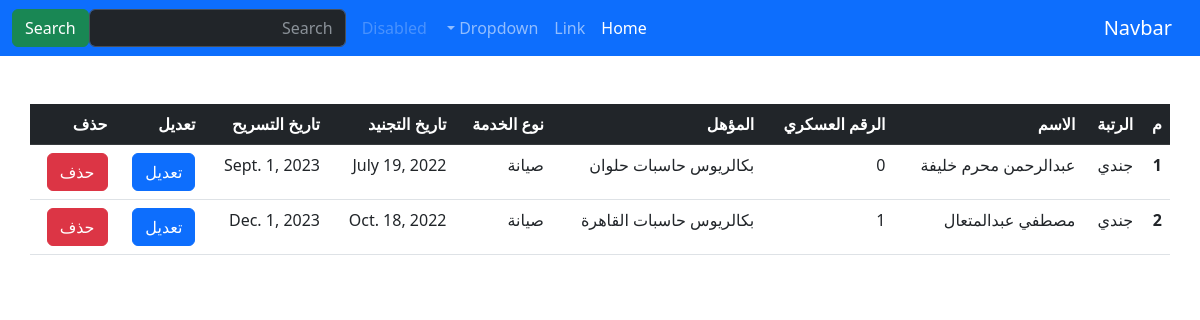
Page /accounts/ (signed in) on the earlier database version.
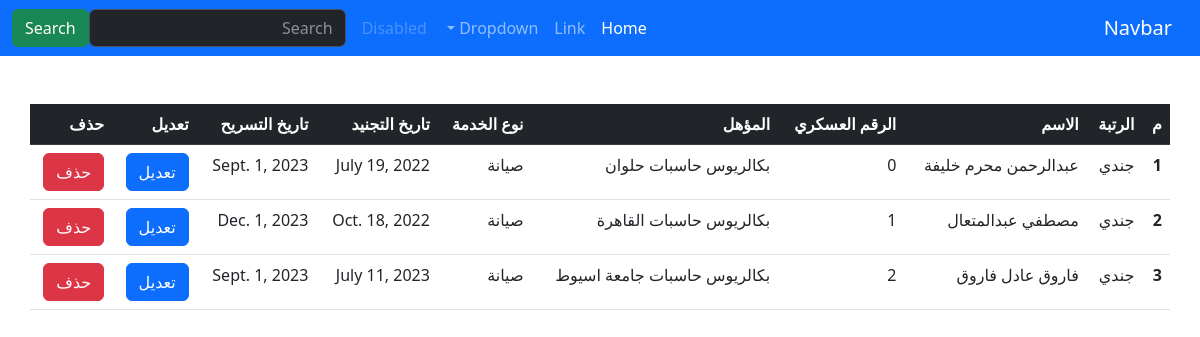
Same page on the later database version.
### accounts/models.py (models this page shows, shortened)
class User(AbstractBaseUser):
    fullname        = models.CharField(max_length=20,verbose_name="Full Name",unique=False)
    militry_id      = models.CharField(unique = True, max_length=30)
    password        = models.CharField(max_length=150)
    is_active       = models.BooleanField(default=True)
    is_staff        = models.BooleanField(default=False)
    is_superuser    = models.BooleanField(default=False)
    moahl           = models.CharField(max_length=150, null=True)
    moahl_type      = models.ForeignKey(Moahl_Type, null=True, on_delete=models.PROTECT)
    rank            = models.ForeignKey(Rank, null=True, on_delete=models.PROTECT)
    work_category   = models.ForeignKey(Work_Category, null=True, on_delete=models.PROTECT)
    tagned_date     = models.DateField(null=True, blank=True)
    end_date        = models.DateField(null=True, blank=True)
    USERNAME_FIELD  = 'militry_id'
    REQUIRED_FIELDS = ['fullname']
    objects = accountManager()

class Rank (models.Model):
    name    = models.CharField(max_length=20)
    rank    = models.IntegerField()
    def __str__(self):
        return self.name

class Work_Category (models.Model):
    name    = models.CharField(max_length=20)
    def __str__(self):
        return self.name

### accounts/views.py (the view)
# urls.py: path("",views.index, name="index"),
@login_required
def index(request):
    return render(request, "accounts/index.html", {"users":User.objects.all()})

### accounts/templates/accounts/index.html (shortened to what this page needs)
{% extends 'base.html' %}
{% block body %}
<div class="container my-5">
  <div class="row">
    <table class="table table-hover ">
      <thead class="table-dark">
        <tr>
          <th scope="col">م</th>
          <th scope="col">الرتبة</th>
          <th scope="col">الاسم</th>
          <th scope="col">الرقم العسكري</th>
          <th scope="col">المؤهل</th>
          <th scope="col">نوع الخدمة</th>
          <th scope="col">تاريخ التجنيد</th>
          <th scope="col">تاريخ التسريح</th>
          <th scope="col">تعديل</th>
          <th scope="col">حذف</th>
        </tr>
      </thead>
      <tbody>
        {% for user in users %}
        <tr>
            <th scope="row">{{forloop.counter}}</th>
            <td>{{user.rank}}</td>
            <td>{{user.fullname}}</td>
            <td>{{user.militry_id}}</td>
            <td>{{user.moahl}}</td>
            <td>{{user.work_category}}</td>
            <td>{{user.tagned_date}}</td>
            <td>{{user.end_date}}</td>
            <td><a href="{% url 'accounts:edit' user.militry_id  %}" class="btn btn-primary">تعديل</a></td>
            <td><a href="{% url 'accounts:delete' user.militry_id  %}" class="btn btn-danger">حذف</a></td>
          </tr>
          {% endfor %}
      </tbody>
    </table>
  </div>
</div>
{% endblock body %}

### templates/base.html (shortened to what this page needs)
{% load static %}
<!doctype html>
<html lang="en">
  <head>
        <link rel="stylesheet" href="{% static 'css/bootstrap.min.css' %}">
  </head>
  <body style="direction:rtl; ">
    <nav class="navbar navbar-expand-lg bg-primary" data-bs-theme="dark">
      <div class="container-fluid">
        <a class="navbar-brand" href="#">Navbar</a>
        <div class="collapse navbar-collapse" id="navbarSupportedContent">
          <ul class="navbar-nav me-auto mb-2 mb-lg-0">
            <li class="nav-item">
              <a class="nav-link active" aria-current="page" href="#">Home</a>
            </li>
            <li class="nav-item">
              <a class="nav-link" href="#">Link</a>
            </li>
            <li class="nav-item dropdown">
              <a class="nav-link dropdown-toggle" href="#" role="button" data-bs-toggle="dropdown" aria-expanded="false">
              </a>
            </li>
            <li class="nav-item">
              <a class="nav-link disabled">Disabled</a>
            </li>
          </ul>
          <form class="d-flex" role="search">
            <input class="form-control me-2" type="search" placeholder="Search" aria-label="Search">
            <button class="btn btn-success" type="submit">Search</button>
          </form>
        </div>
      </div>
    </nav>
        {% block body %}
        {% endblock body %}
  </body>
</html>

Differences in the rows shown:
added User: rank "جندي", fullname "فاروق عادل فاروق", militry_id "2", moahl "بكالريوس حاسبات جامعة اسيوط", work_category "صيانة", tagned_date "July 11, 2023", end_date "Sept. 1, 2023"
